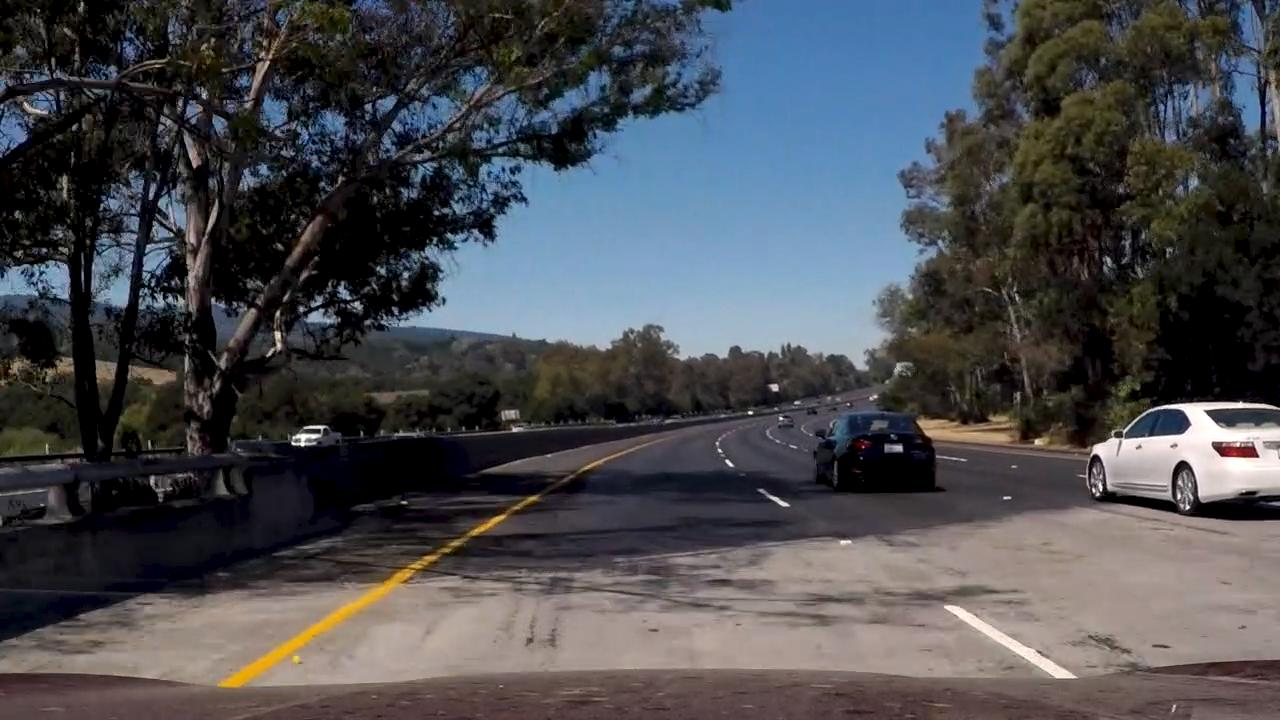
#> input picture test_images/additional_test0.jpg, 1280 x 720 px; its folder holds only this picture in this run
$ python ColorElementCollection.py
#> lines starting #> are read from the running program, lines starting #| are printed output that depends on the picture; after the words box and inside, x2 and y2 are one past the last pixel; in counts of white or black regions, pixels touching at a corner belong together
### src/CameraCalib.py
"""
Camera Calibration Function Class
"""
import sys, os
import numpy as np
import glob
import pickle
import cv2
import matplotlib.pyplot as plt

class CameraCalib(object):
    """
    CameraCalibration Function
    """
    def __init__(self, nx, ny):
        """
        argument nx and ny are the number of corner
        nx is the number of row, ny is the number of column
        """
        # public
        self.mtx = None
        self.dist = None
        # private
        self._objpoints = list()
        self._imgpoints = list()
        self._nx = nx
        self._ny = ny

    # [23 lines left out: function _project_img, not called in this run]


    def undist_img(self, img):
        dst = cv2.undistort(img, self.mtx, self.dist, None, self.mtx)
        return dst

    # private functions
    def project_img_file(self, file_name):
        img = cv2.imread(file_name)
        return self._project_img(img)

    # [4 lines left out: function calibrate, not called in this run]
    def undist_img_file(self, file_name):
        img = cv2.imread(file_name)
        return self.undist_img(img)

    def import_calib(self, file_name):
#> called with file_name = 'calibration_pickle.p'
        dist_pickle = pickle.load( open( file_name, "rb" ) )
#> (reads src/calibration_pickle.p from the repository)
        self.mtx = dist_pickle["mtx"]
        self.dist = dist_pickle["dist"]

    # [8 lines left out: function export_calib, not called in this run]

'''
test code
'''
# [28 lines that do not run on import are left out]


### src/ColorElementCollection.py
"""
This module abstracts Color space
"""

import numpy as np
import cv2
import matplotlib.pyplot as plt
import matplotlib.image as mpimg

from abc import ABCMeta, abstractmethod

# common function

class AbstractColorElement(metaclass=ABCMeta):
    """
    Abstract class for Color Space Abstraction
    """
    def __init__(self, thresh_min, thresh_max):
        self._thresh_min = thresh_min
        self._thresh_max = thresh_max

    @abstractmethod
    def _get_color_element(self, img):
        raise NotImplemented
    # public function
    def cmp_thres(self, img, thresh_min=0, thresh_max=1):
        color_ele = self._get_color_element(img)
        binary_output = np.zeros_like(color_ele)
        binary_output[(color_ele >= self._thresh_min) & (color_ele <= self._thresh_max)] = 1
        return binary_output


class AbstGray(AbstractColorElement):
    """
    this class uses grayscale to change color space
    """
    def __init__(self, thresh_min, thresh_max):
        super(AbstGray, self).__init__(thresh_min, thresh_max)


    def _get_color_element(self, img):
        return cv2.cvtColor(img, cv2.COLOR_RGB2GRAY)

class AbstRGBElement(AbstractColorElement):
    """
    Abstract RGB Element and change binary image using threshold
    """
    def __init__(self, thresh_min, thresh_max, color='R'):
        super(AbstRGBElement, self).__init__(thresh_min, thresh_max)
        if color == 'R':
            self._color_index = 0
        elif color == 'G':
            self._color_index = 1
        else:
            self._color_index = 2

    def _get_color_element(self, img):
        return img[:,:,self._color_index]

class AbstHLSElement(AbstractColorElement):
    """
    Abstract RGB Element and change binary image using threshold
    """
    def __init__(self, thresh_min, thresh_max, channel='H'):
        super(AbstHLSElement, self).__init__(thresh_min, thresh_max)
        if channel == 'H':
            self._channel = 0
        elif channel == 'L':
            self._channel = 1
        else:
            self._channel = 2

    def _get_color_element(self, img):
        hls = cv2.cvtColor(img, cv2.COLOR_RGB2HLS)
        return hls[:,:,self._channel]


if __name__ == '__main__':
    """
    test code
    """
    from CameraCalib import CameraCalib
    import glob
    cam_calib = CameraCalib(9, 6)
    src_image_file = glob.glob('../test_images/*.jpg')
    cam_calib.import_calib("calibration_pickle.p")
    col_el = AbstHLSElement(100, 255, 'S')

    for idx, fname in enumerate(src_image_file):
        org_img = mpimg.imread(fname)
#> org_img is the input picture: shape (720, 1280, 3); mean R, G, B 74.4, 75.9, 80.5
        src_img = cam_calib.undist_img_file(fname)
#> in undist_img, `dst = cv2.undistort(img, self.mtx, self.dist, None, self.mtx)`:
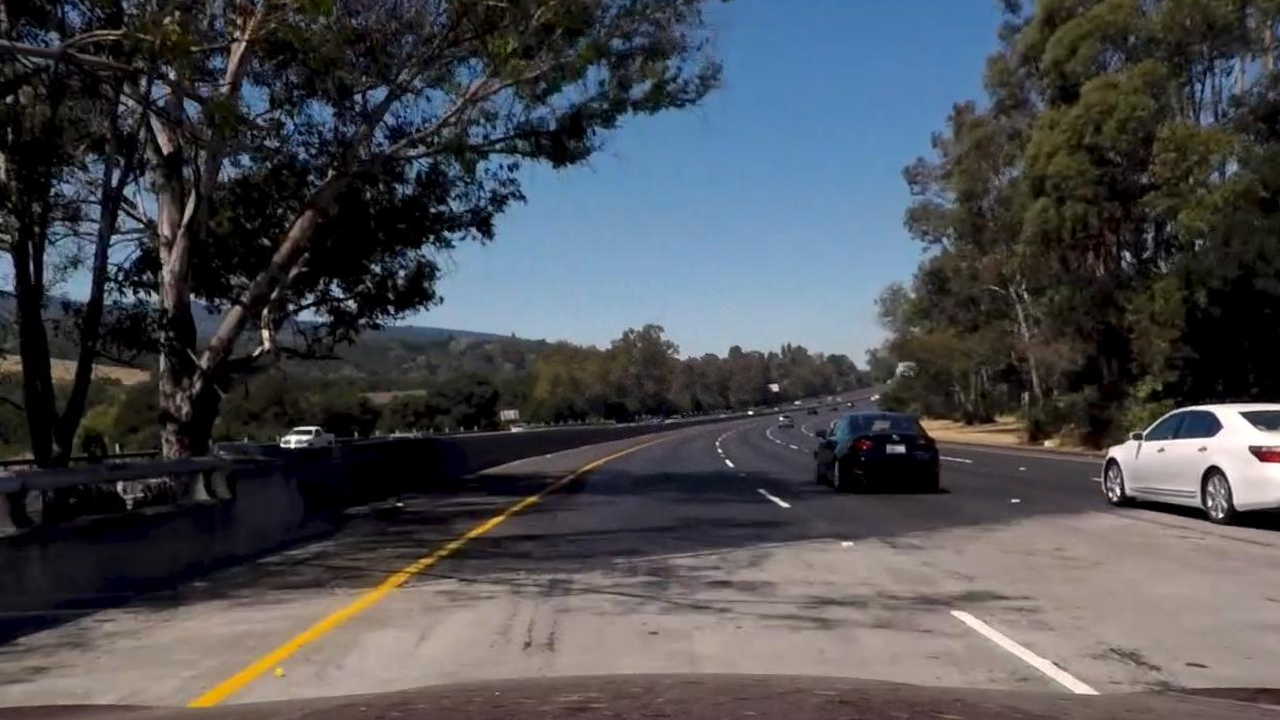
#> dst: shape (720, 1280, 3); mean B, G, R 81.2, 76.9, 75.3
        col_el_img = col_el.cmp_thres(src_img)
#> in _get_color_element, `hls = cv2.cvtColor(img, cv2.COLOR_RGB2HLS)`: hls: shape (720, 1280, 3); mean of channels 0, 1, 2 79.3, 78.2, 59.8
#> in _get_color_element, `return hls[:,:,self._channel]`:
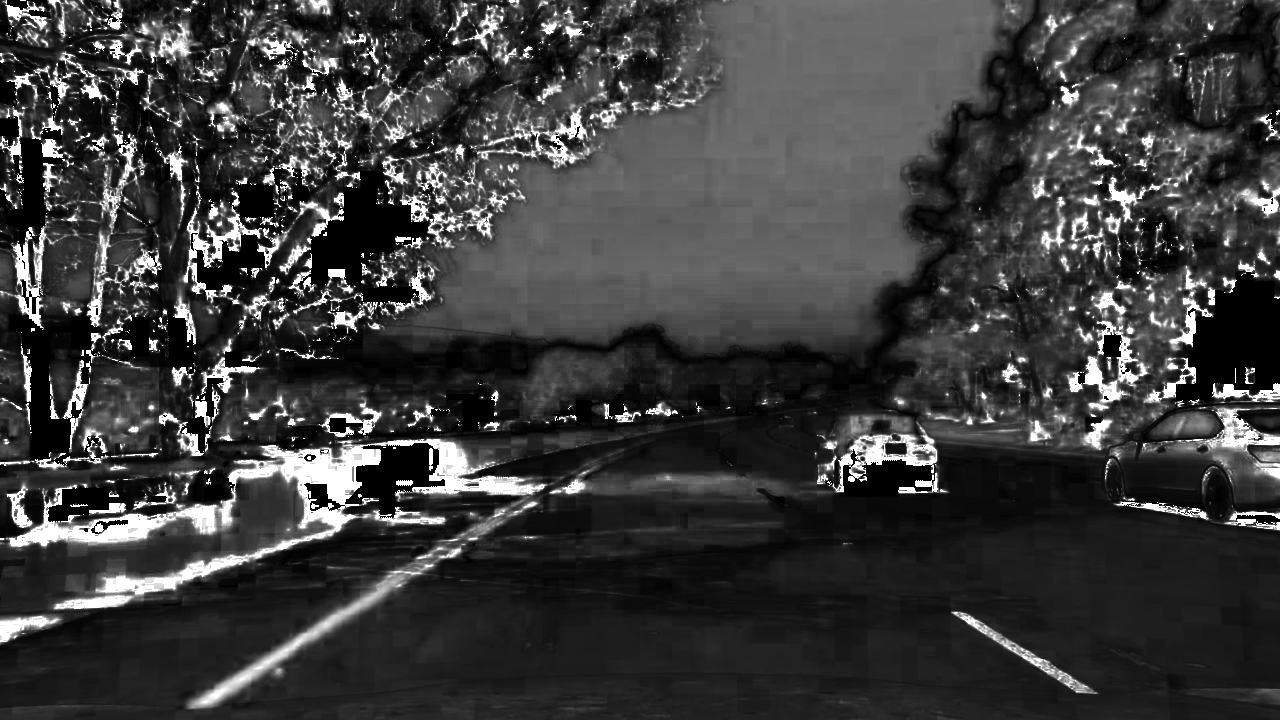
#> returned value: shape (720, 1280); min 0, max 255, mean 59.8
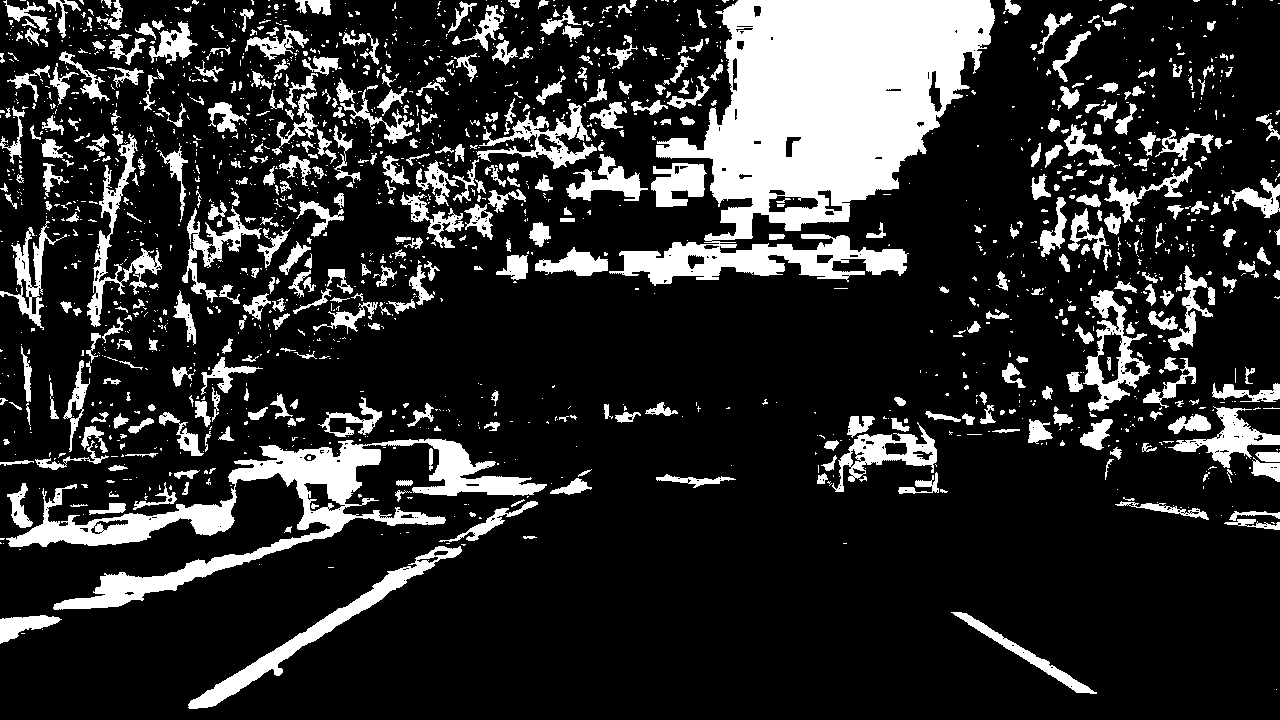
#> col_el_img: shape (720, 1280); values 0 (black) and 1 (white), 18.2% white; 1742 white regions (1267 under 20 px), largest, box (x1, y1, x2, y2) and area: (609, 0, 995, 286) 54675, (6, 438, 547, 610) 18798, (188, 546, 462, 709) 4389
        outfile = './colorel/colorel_{}.png'.format(idx)
        f, (ax1, ax2) = plt.subplots(1, 2, figsize=(24, 9))
        f.tight_layout()
        ax1.imshow(org_img)
        ax1.set_title('Original Image', fontsize=50)
        ax2.imshow(col_el_img, cmap='gray')
        ax2.set_title('Color Element', fontsize=50)
        plt.subplots_adjust(left=0., right=1, top=0.9, bottom=0.)
        plt.savefig(outfile)
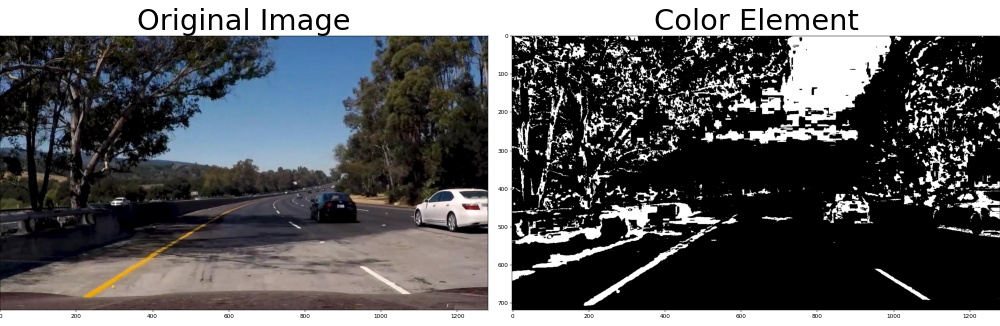
#> figure drawn by matplotlib, 2 panels
